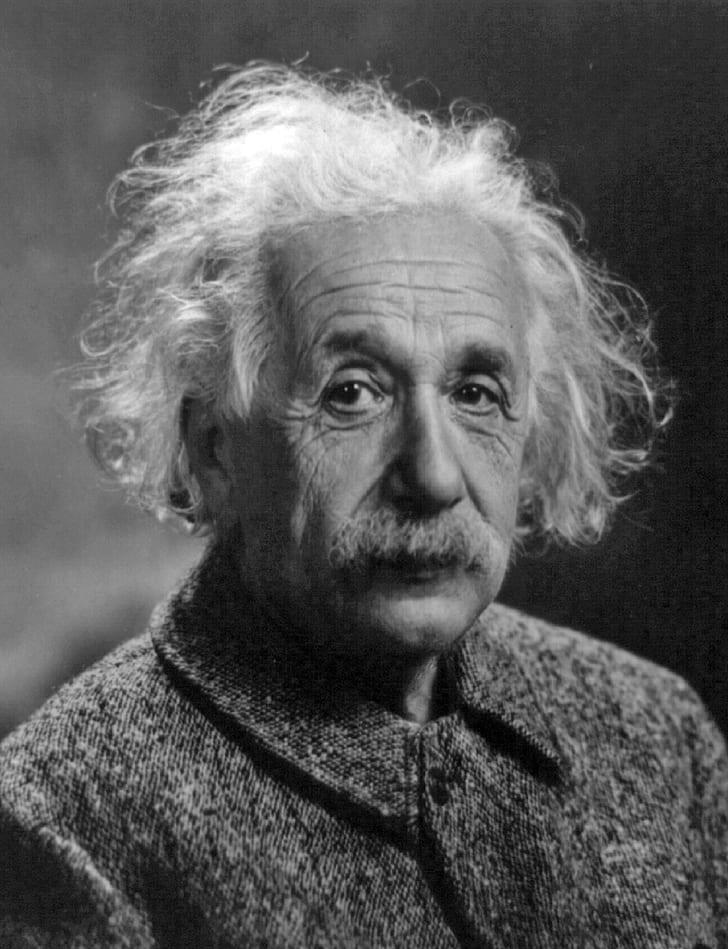
#> input picture Computer vision/1_Introduction/15_albert_einstein.jpg, 728 x 949 px, found by its file name
$ jupyter execute 42_Scaling.ipynb
#> lines starting #> are read from the running program, lines starting #| are printed output that depends on the picture
[cell 1]
import numpy as np
import matplotlib.pyplot as plt
import cv2

grayIm = (r'F:\\Machine Learning\\Computer vision\\1_Introduction\\15_albert_einstein.jpg')
coloIm = (r'F:\\Machine Learning\\Computer vision\\1_Introduction\\tulips.jpg')

gIm = cv2.imread(grayIm, cv2.IMREAD_GRAYSCALE)
#> gIm is the input picture: shape (949, 728); min 0, max 255, mean 89.3
cIm = cv2.imread(coloIm)
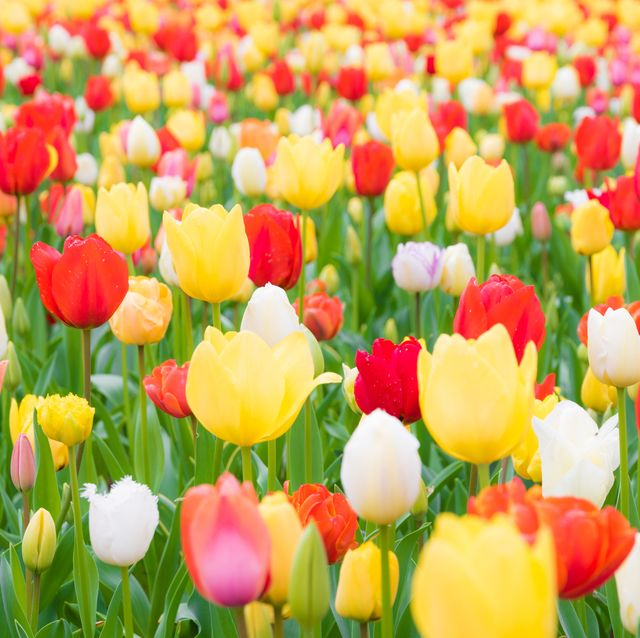
#> input picture Computer vision/1_Introduction/tulips.jpg, 640 x 638 px, found by its file name
#> cIm is the input picture: shape (638, 640, 3); mean B, G, R 87.5, 161.1, 197.5

[cell 2]
P = np.array([2,4])

Sx,Sy = 2,2

[cell 3]
S = np.array([[Sx,0], [0,Sy]])

[cell 4]
S

[cell 5]
P_dash = S.dot(P)

P_dash

[cell 6]
plt.imshow(gIm, cmap = 'gray')

[cell 7]
rows = gIm.shape[0]
#> rows = 949
col = gIm.shape[1]
#> col = 728

[cell 8]
rows
#> Out = 949

[cell 9]
col
#> Out = 728

[cell 10]
gIm2 = np.zeros((rows, col), dtype = 'uint8')

[cell 11]
plt.imshow(gIm2, cmap = 'gray')
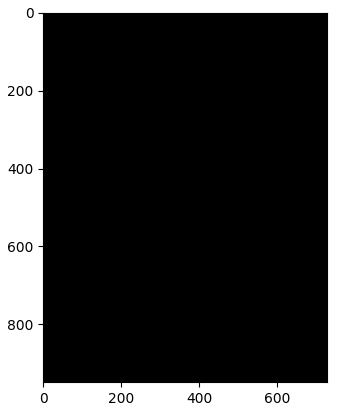
#> figure drawn by matplotlib, 1 panel

[cell 12]
for i in range (rows):
    for j in range (col):
        gIm2[i,j] = gIm[i,j]

[cell 13]
plt.imshow(gIm2, cmap = 'gray')

[cell 14]
for i in range (rows):
    for j in range (col):
        gIm2[rows - i - 1,j] = gIm[i,j]
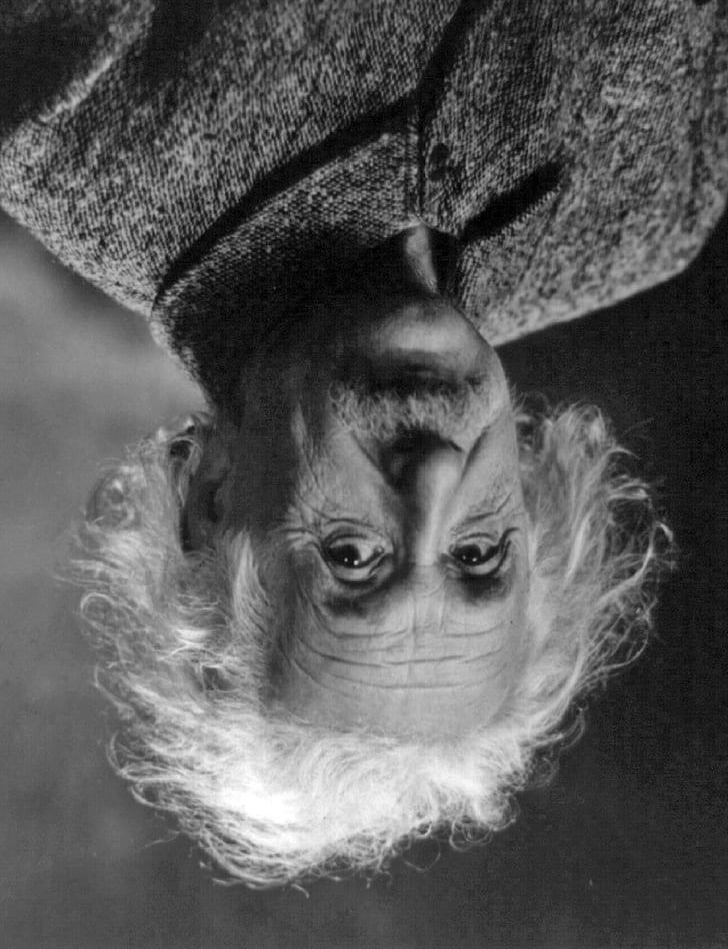
#> gIm2: shape (949, 728); min 0, max 255, mean 89.3
